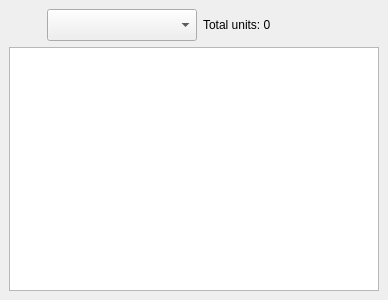
<?xml version="1.0" encoding="UTF-8"?>
<ui version="4.0">
 <class>main_window</class>
 <widget class="QMainWindow" name="main_window">
  <property name="geometry">
   <rect>
    <x>0</x>
    <y>0</y>
    <width>388</width>
    <height>300</height>
   </rect>
  </property>
  <property name="windowTitle">
   <string>Alloys calculator</string>
  </property>
  <widget class="QWidget" name="centralwidget">
   <layout class="QVBoxLayout" name="verticalLayout">
    <item>
     <layout class="QHBoxLayout" name="horizontalLayout">
      <item>
       <widget class="QLabel" name="alloy_image">
        <property name="sizePolicy">
         <sizepolicy hsizetype="Fixed" vsizetype="Fixed">
          <horstretch>0</horstretch>
          <verstretch>0</verstretch>
         </sizepolicy>
        </property>
        <property name="minimumSize">
         <size>
          <width>32</width>
          <height>32</height>
         </size>
        </property>
        <property name="maximumSize">
         <size>
          <width>32</width>
          <height>32</height>
         </size>
        </property>
        <property name="pixmap">
         <pixmap>:/unknown/images/unknown.png</pixmap>
        </property>
       </widget>
      </item>
      <item>
       <widget class="QComboBox" name="alloy">
        <property name="sizePolicy">
         <sizepolicy hsizetype="Expanding" vsizetype="Fixed">
          <horstretch>0</horstretch>
          <verstretch>0</verstretch>
         </sizepolicy>
        </property>
        <property name="maximumSize">
         <size>
          <width>150</width>
          <height>32</height>
         </size>
        </property>
       </widget>
      </item>
      <item>
       <widget class="QLabel" name="total_units">
        <property name="text">
         <string>Total units: 0</string>
        </property>
       </widget>
      </item>
     </layout>
    </item>
    <item>
     <widget class="QTableWidget" name="components">
      <property name="selectionMode">
       <enum>QAbstractItemView::NoSelection</enum>
      </property>
      <property name="sortingEnabled">
       <bool>true</bool>
      </property>
      <attribute name="verticalHeaderVisible">
       <bool>false</bool>
      </attribute>
     </widget>
    </item>
   </layout>
  </widget>
 </widget>
 <resources>
  <include location="../resources.qrc"/>
 </resources>
 <connections/>
</ui>
